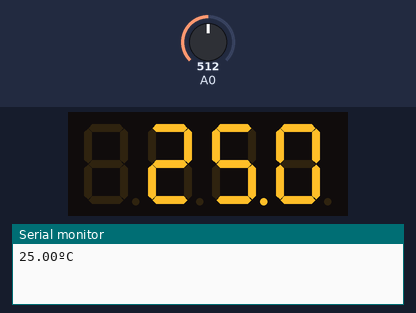
A sketch run on a simulated Arduino Uno, built with avr-gcc and run on an emulated ATmega328P. Shown: 4-digit seven-segment display, the last lines printed to the serial monitor. The inputs (shaded band) are chosen by the test bench; at power-on: A0 = 512.

Above: at 1.8 s.
1.9 s: A0 set to 250
At 2.8 s:
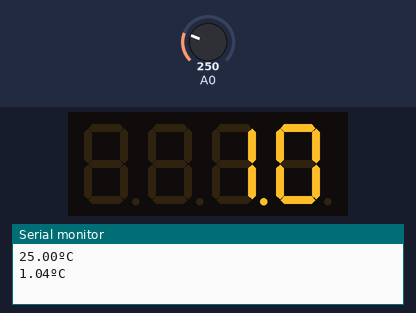
3.5 s: A0 set to 221
At 4.3 s:
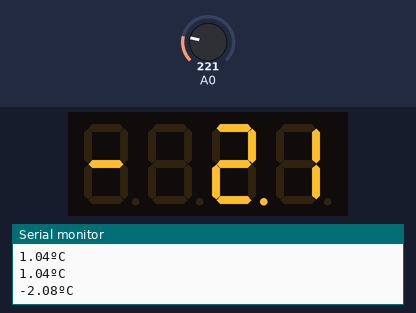
5.5 s: A0 set to 0
At 7.0 s:
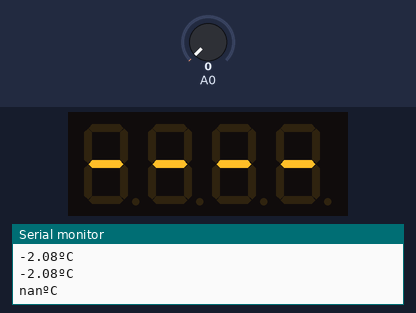
Timing chart, 0 to 8.5 s (numbered marks = the images above; inputs shaded):
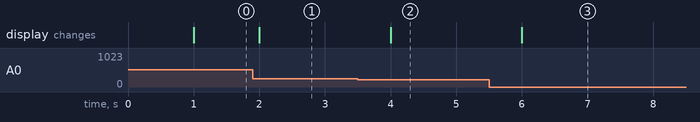

Measured:
- the behaviour switches between 240 and 239 on A0 (found by bisection; images 1 and 2)
- after the input at 1.9 s, the display: changes after 0.10 s (image 1)
- after the input at 3.5 s, the display: changes after 0.50 s (image 2)
- after the input at 5.5 s, the display: changes after 0.50 s (image 3)

The sketch:

Termometro_7seg.ino
```cpp
/*
    Termômetro usando um termistor ntc e um display de 7 segmentos de 4 digitos (anodo comum). Foi usada uma biblioteca para controlar o thermistor (Thermistor.h) e outra para
    controlar o display de 7 segmentos (SevSeg.h , https://github.com/DeanIsMe/SevSeg para mais informações sobre a biblioteca). O display de 4 digitos pode ser re-configurado
    para simular dois displays de 2 digitos, ou 4 displays de 1 digito, alterando valores nas variáveis de controle do objeto.
    Optei pelo uso da função millis() ai invés de delay().
    O intervalo de atualização da temperatura é 1s.

   Letícia Pegoraro Garcez 2019

*/

#include <SevSeg.h>
#include <Thermistor.h>
//VALOR DO INTERVALO COM QUE VOU VERIFICAR O TERMISTOR
#define INTERVALO 1000//1 segundos
//VARIÁVEIS
Thermistor sensorTemperatura(A0);//o objeto thermistor é criado passando o pino referente ao thermistor
SevSeg display4dig; //Declarando o objeto que vai controlar o display
unsigned long millisInicio, millisAtual;
float leituraTemperatura;

void setup() {
  //CONFIGURAÇÕES DO DISPLAY
  byte numDigits = 4; //quantidade de digitos dos display
  byte digitPins[] = {2, 3, 4, 5};//pinos onde estão conectados D1,D2,D3 e D4, respectivamente
  byte segmentPins[] = {7, 8, 9, 10, 11, 12, 13, 6}; //É um vetor de 8 posições. As 7 primeiras correspondem aos pinos A,B,C,D,E e F e a oitava posição (opcional) corresponde ao ponto decimal.
  display4dig.begin(COMMON_ANODE, numDigits, digitPins, segmentPins);//Método que inicia o objeto com as configurações setadas acima.

  //VARIÁVEIS
  Serial.begin(9600);
  millisInicio = 0;
}

void loop() {
  millisAtual = millis();
  if (millisAtual - millisInicio >= INTERVALO) { //Se já tiver decorrido o tempo do intervalo
    leituraTemperatura = sensorTemperatura.getTemp();
    Serial.print(leituraTemperatura);
    Serial.println("ºC");
    display4dig.setNumber(leituraTemperatura, 1); //O segundo parâmetro é em qual posição do ponto decimal
    millisInicio = millisAtual;//Altera o valor que será verificado na condição do if
  }
  display4dig.refreshDisplay();//Atualiza o display
}
```

Thermistor.h
```cpp
/**********************************************************************************/
/* Thermistor -- manages a 10k Thermistor in the follwing circuit: 				  */
/*     																			  */
/*		(Ground) ---- (10k-Resister) -------|------- (Thermistor) ---- (+5v)	  */
/*                                          |									  */
/*                                      Analog Pin								  */
/*																				  */
/*			code based from code on Arduino playground found here:				  */
/*			http://www.arduino.cc/playground/ComponentLib/Thermistor2			  */
/*																				  */
/*								max mayfield									  */
/*								mm systems										  */
/*								max.mayfield@hotmail.com						  */
/**********************************************************************************/

#ifndef Thermistor_h
#define Thermistor_h

#include "Arduino.h"
#include "math.h"


class Thermistor {
	public:
		Thermistor(int pin);
		double getTemp();
	private:
		int _pin;
};

#endif
```
